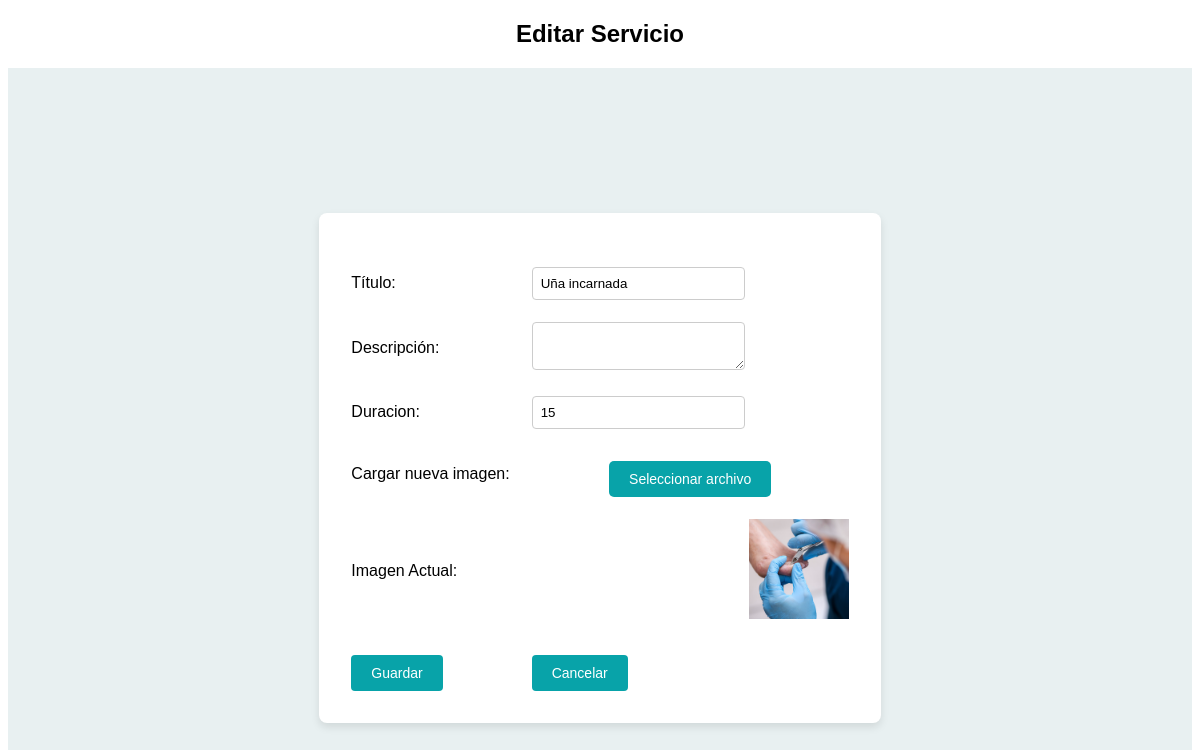
The page /Codigo/validaciones/servicios/editar_servicios.php?idPromocion=3 on the database its author committed.
### tables this page shows
CREATE TABLE Promociones (
    idPromocion INT PRIMARY KEY AUTO_INCREMENT,
    titulo VARCHAR(100),
    descripcion TEXT,
    duracion INT,  
    imagen VARCHAR(255),
    idAdmin INT,
    FOREIGN KEY (idAdmin) REFERENCES Admin(idAdmin)
);

### Codigo/validaciones/servicios/editar_servicios.php (the view, shortened to what this page needs)
<?php
require_once __DIR__ . '/../../conexion/conexion.php';
$idPromocion = $_GET['idPromocion'] ?? null;
$query = "SELECT titulo, descripcion, duracion, imagen FROM promociones WHERE idPromocion = ?";
$stmt = $conexion->prepare($query);
$stmt->bind_param('i', $idPromocion);
$stmt->execute();
$result = $stmt->get_result();
$promocion = $result->fetch_assoc();
?>
<!DOCTYPE html>
<html lang="es">
<head>
    <link rel="stylesheet" href="../../estilos/stylePromo.css">
    <link rel="stylesheet" href="../../estilos/styleColores.css">
</head>
<body>
    <h2>Editar Servicio</h2>
    <div class="form-container">
        <form action="procesar_editar_servicios.php" method="POST" enctype="multipart/form-data">
            <table>
                <tr>
                    <td><input type="hidden" name="idPromocion" value="<?php echo htmlspecialchars($idPromocion); ?>"></td>
                </tr>
                <tr>
                    <td><label for="titulo">Título:</label></td>
                    <td><input type="text" id="titulo" name="titulo" value="<?php echo htmlspecialchars($promocion['titulo']); ?>" required></td>
                </tr>
                <tr>
                    <td><label for="descripcion">Descripción:</label></td>
                    <td><textarea id="descripcion" name="descripcion"><?php echo htmlspecialchars($promocion['descripcion']); ?></textarea></td>
                </tr>
                <tr>
                    <td><label for="duracion">Duracion:</label></td>
                    <td><input type="text" id="duracion" name="duracion" value="<?php echo htmlspecialchars($promocion['duracion']); ?>"></td>
                </tr>
                <tr>
                    <td><label for="imagen">Cargar nueva imagen:</label></td>
                    <td colspan="3">
                        <div class="input-archivo">
                            <label for="imagen">Seleccionar archivo</label>
                        </div>
                    </td>
                </tr>
                <tr>
                    <td colspan="2"><label for="imagen">Imagen Actual:</label></td>
                    <td colspan="2">
                        <?php if (!empty($promocion['imagen'])) { ?>
                            <img src="<?php echo '../../' . htmlspecialchars($promocion['imagen']); ?>" alt="Imagen del servicio" style="max-width: 100px; max-height: 100px;">
                        <?php } else { ?>
                            Sin imagen
                        <?php } ?>
                    </td>
                </tr>
                <tr>
                    <td><button type="submit" class="btnGuardar">Guardar</button></td>
                    <td><button type="button" class="btnCancelar" onclick="window.close()">Cancelar</button></td>
                </tr>
            </table>
        </form>
    </div>
</body>
</html>

### Codigo/estilos/stylePromo.css (style rules this page uses)
.btnGuardar, .btnCancelar { background-color: var(--colorBoton); color: white; border: none; padding: 10px 20px; margin-top: 10px; cursor: pointer; border-radius: 5px; font-size: 14px; }
h2 { text-align: center; margin-bottom: 20px; }
.form-container { display: flex; justify-content: center; align-items: center; min-height: 100vh; background-color: var(--colorFondoDivs); }
.form-container table { background-color: #fff; padding: 20px; border-radius: 8px; box-shadow: 0 4px 8px rgba(0, 0, 0, 0.1); width: 100%; max-width: 600px; }
.form-container td { padding: 10px; }
.form-container input[type="text"], .form-container input[type="date"], .form-container input[type="number"], .form-container textarea, .form-container input[type="file"] { width: 100%; padding: 8px; border: 1px solid #ccc; border-radius: 4px; }
.form-container button { padding: 10px 20px; border: none; border-radius: 4px; cursor: pointer; }
.input-archivo { display: flex; flex-direction: column; align-items: center; gap: 10px; margin-top: 10px; }
.input-archivo label { background-color: var(--colorBoton); color: white; padding: 10px 20px; border-radius: 5px; cursor: pointer; font-size: 14px; text-align: center; display: inline-block; transition: background-color 0.3s; }

### Codigo/estilos/styleColores.css (style rules this page uses)
:root { --colorFondo: #f0f0f0; --colorTexto: #333; --colorBoton: #08A3A9; --colorBotonHover: #0f2788; --colorBotonActivoHover: #0056b3; --colorFondoClarito: #DFF5F6; --colorFondoDivs: #E8F0F1; --disponible: #155724; --semiDisponible: #856404; --noDisponible: #721c24; --fueraServicio: #6c757d; --colorCamposInvalidosFondo: #ffe6e6; --colorCamposValidosFondo: #e6ffe6; --colorActive: #008aca; }
body { font-family: 'Amazing Grotesk', sans-serif; }

### rows shown on the page
promociones: titulo "Uña incarnada", duracion "15", imagen (picture)
